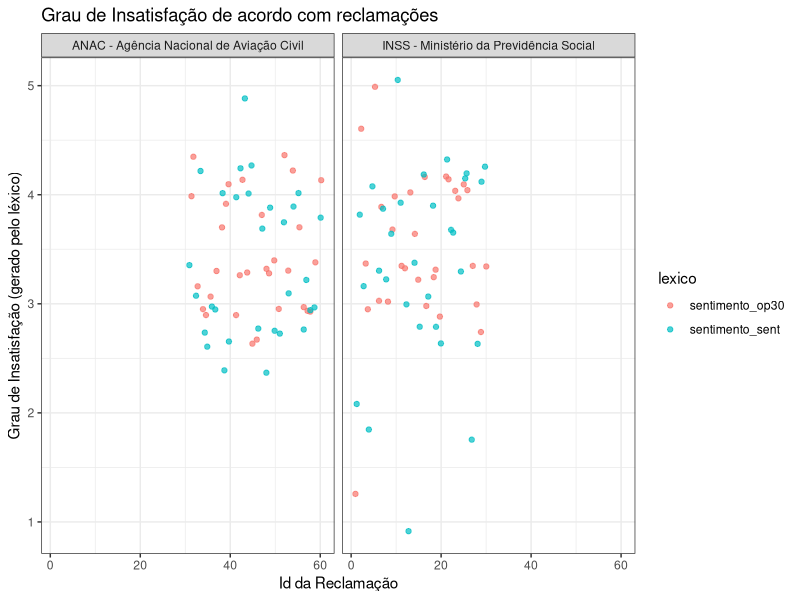
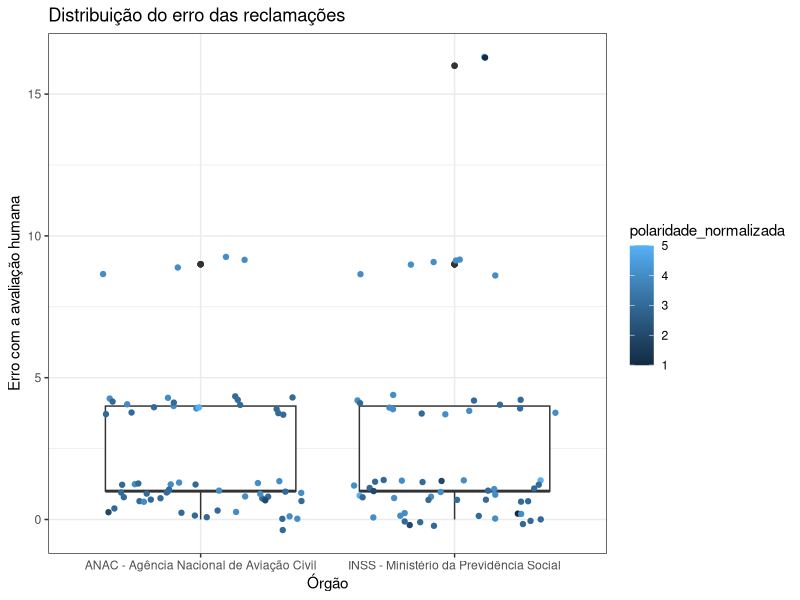
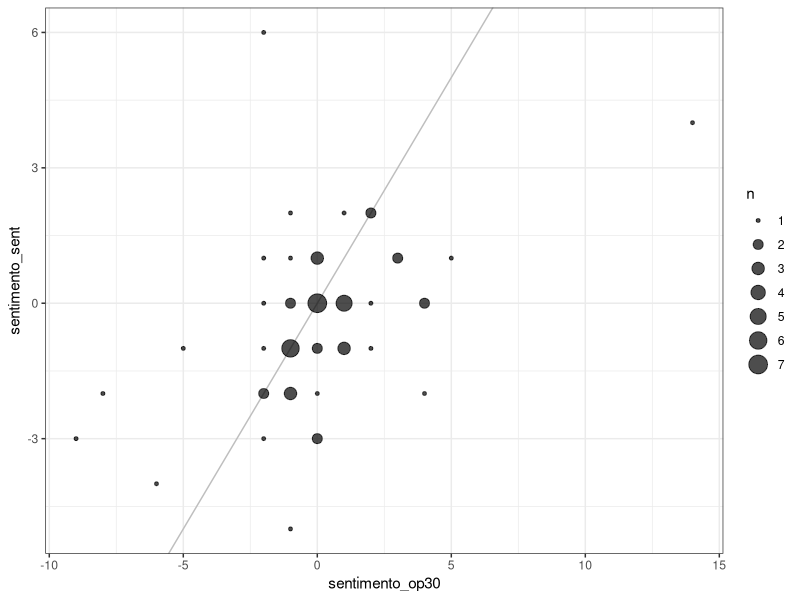
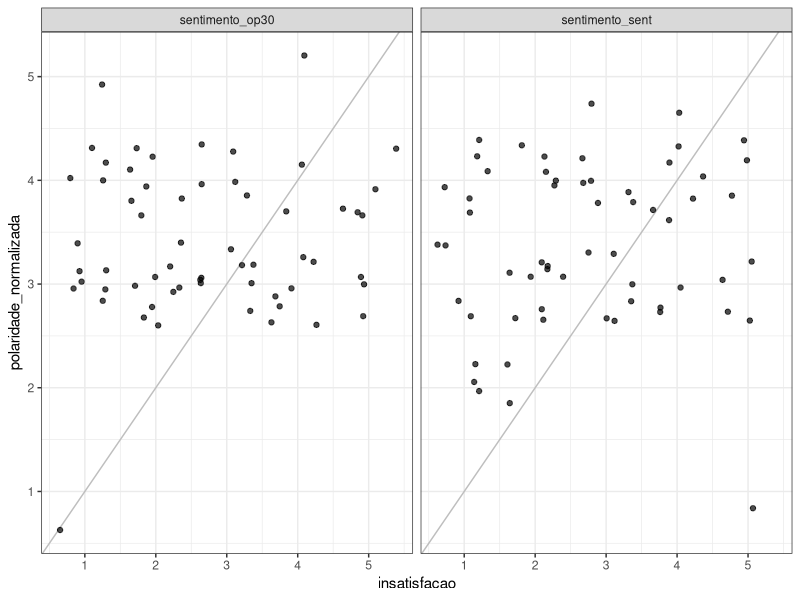
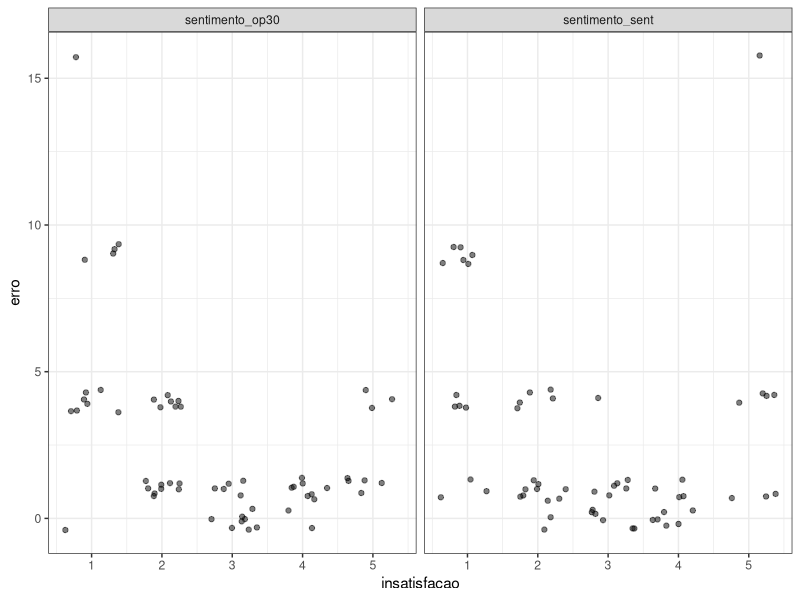
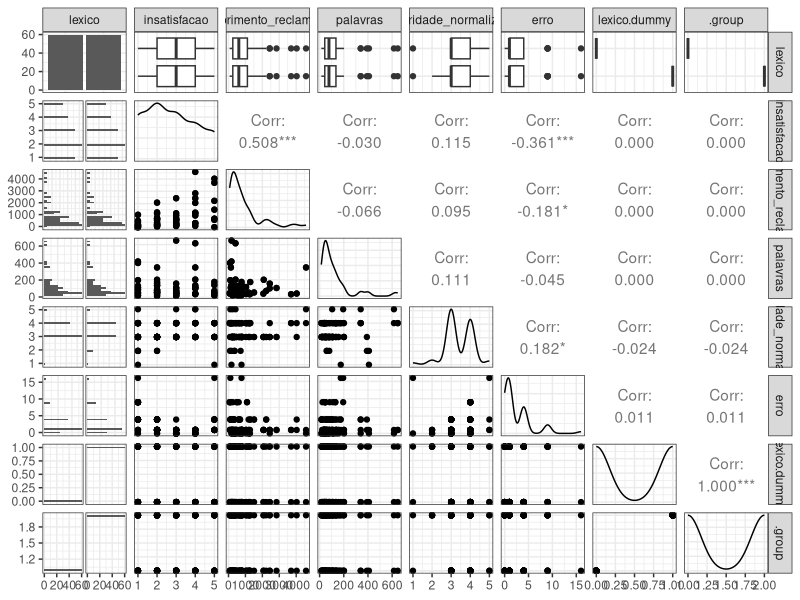
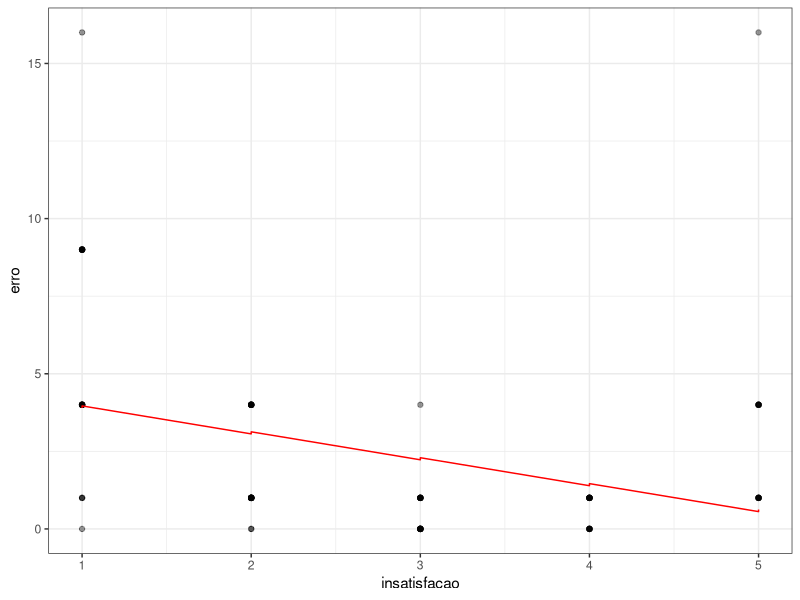
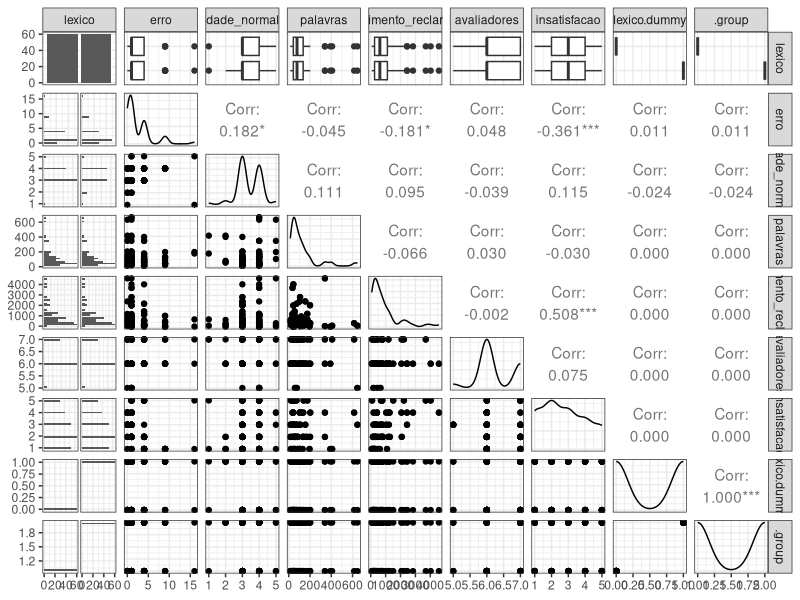

R code for these plots, in order:
## ---- chunk 1
library(tidyverse)
library(here)
library(modelr)
library(broom)
library(GGally)

theme_set(theme_bw())
## ---- chunk 2

reclamacoes = read_csv(here("data/3-avaliacao-humana/reclamacoes-avaliadas-20181113.csv"))
sentimentos = read_csv(here("data/5-sentimentos/sentimento.csv"))

reclamacoes = reclamacoes %>% 
    mutate(comprimento_reclamacao = str_length(reclamacao))
## ---- chunk 3
reclamacoes = reclamacoes %>% 
    left_join(sentimentos, 
              by = "id")

reclamacoes_l = reclamacoes %>%  
    select(-palavras_op30,
           -palavras_sent, 
           -grupo_avaliando) %>% 
    gather(key = "lexico", 
           value = "polaridade", 
           sentimento_op30, 
           sentimento_sent)

## ---- chunk 4
# Faça você mesmo. Crie a variável polaridade_normalizada
reclamacoes_l = reclamacoes_l %>% 
    group_by(lexico) %>% 
    mutate(polaridade_normalizada = round(((4 * (polaridade - max(polaridade))) / (min(polaridade) - max(polaridade))) + 1))
                                    
## ---- chunk 5
reclamacoes_l = reclamacoes_l %>% 
    mutate(erro = (insatisfacao - polaridade_normalizada)**2)
## ---- chunk 6
reclamacoes_l %>% 
    ggplot(aes(x = id, 
               y = polaridade_normalizada, 
               color = lexico)) +
    geom_jitter(alpha = 0.7) +
    xlab("Id da Reclamação") +
    ylab("Grau de Insatisfação (gerado pelo léxico)") +
    ggtitle("Grau de Insatisfação de acordo com reclamações") +
    facet_grid(~orgao)
## ---- chunk 7
reclamacoes_l %>% 
    ggplot(aes(x = orgao, 
               y = erro,
               color = polaridade_normalizada)) +
    geom_boxplot() +
    geom_jitter() +
   # stat_boxplot(geom = 'errorbar') +
    labs(title = "Distribuição do erro das reclamações",
         x = "Órgão",
         y = "Erro com a avaliação humana")
## ---- chunk 8
reclamacoes %>% 
    ggplot(aes(x = sentimento_op30, 
               y = sentimento_sent)) + 
    geom_abline(slope = 1, 
                intercept = 0, 
                color = "grey") + 
    geom_count(alpha = .7) 
## ---- chunk 9
reclamacoes_l %>% 
    ggplot(aes(x = insatisfacao, 
               y = polaridade_normalizada, 
               group = insatisfacao)) + 
    geom_abline(slope = 1, intercept = 0, color = "grey") + 
    geom_jitter(alpha = .7)  + 
    facet_wrap(~ lexico)

reclamacoes_l %>% 
    ggplot(aes(x = insatisfacao, 
               y = erro, 
               group = insatisfacao)) + 
    geom_jitter(alpha = .5)  +
    facet_wrap(~ lexico)
## ---- chunk 10
#Cria variável dummy para preditor categórico
reclamacoes_l = reclamacoes_l %>% mutate(lexico.dummy = if_else(lexico == "sentimento_sent", 1, 0))
#Você precisa entender o que fez acima para interpretar sua regressão
#Você pode também criar uma variável dummy para o órgao (se anac ou inss)

# ggpairs(reclamacoes_l %>% select(<selecione as colulas que vc quer usar aqui>))
# lm1 = lm(<seu modelo>)

ggpairs(reclamacoes_l %>% select(insatisfacao, comprimento_reclamacao, palavras, polaridade_normalizada, erro, lexico.dummy))
lm1 = lm(erro ~ lexico.dummy + insatisfacao, data = reclamacoes_l)
tidy(lm1, conf.int = TRUE, conf.level = 0.95)
glance(lm1)
reclamacoes_l %>% 
    add_predictions(model = lm1) %>% 
    ggplot(aes(x = insatisfacao,
               y = erro)) +
    geom_point(alpha = .4) +
    geom_line(aes(y = pred), colour = "red")
## ---- chunk 11
reclamacoes_l %>% 
            select(erro,
                   polaridade_normalizada,
                   palavras,
                   comprimento_reclamacao,
                   avaliadores,
                   insatisfacao,
                   lexico.dummy) %>% 
    ggpairs(progress = FALSE)
## ---- chunk 12
modelo <- lm(erro ~ polaridade_normalizada + insatisfacao + comprimento_reclamacao,
             data = reclamacoes_l)

tidy(modelo, conf.int = TRUE, conf.level = 0.95)
glance(modelo)
